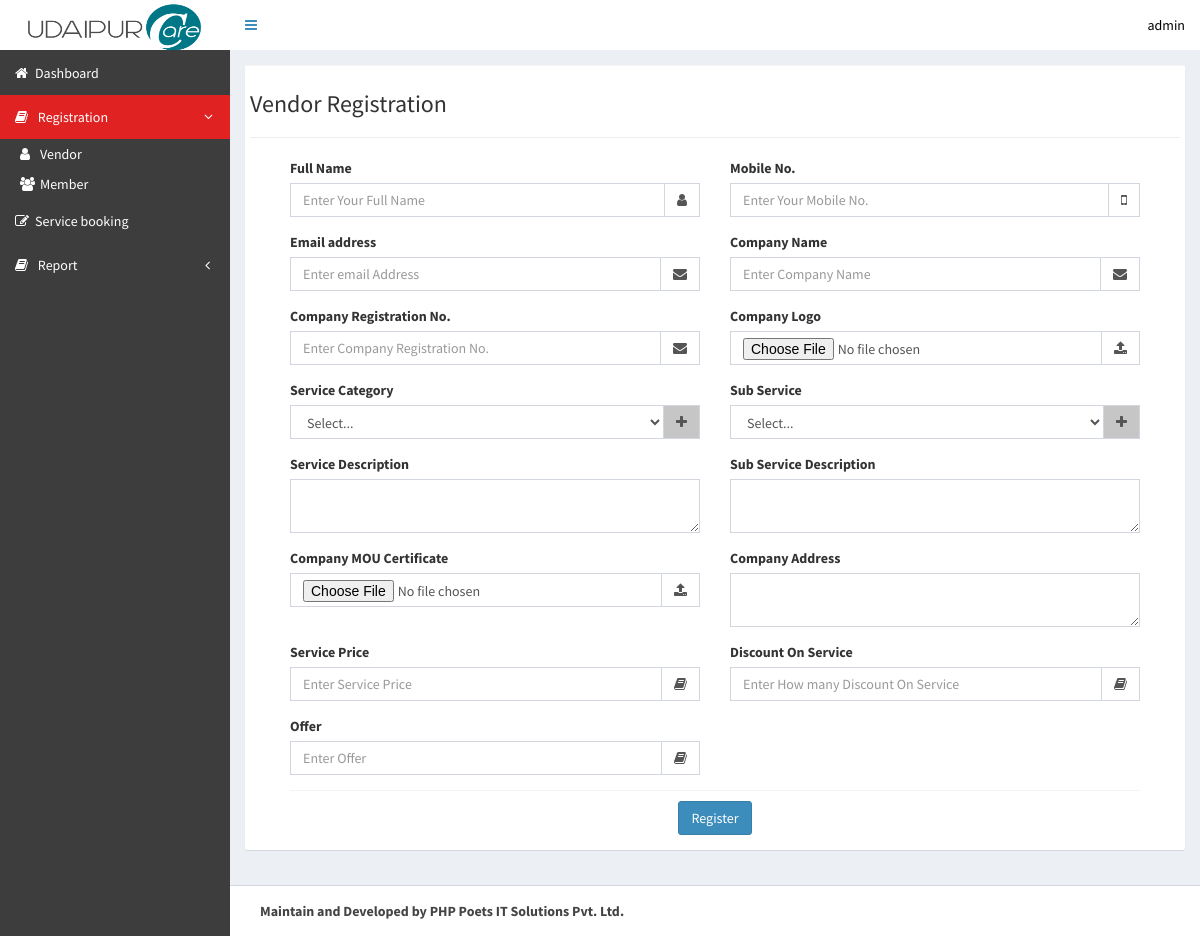
Screenshot of /app/vendor_registration.php (signed in) with the database file from the repository.
### tables this page shows
CREATE TABLE `modules` (
  `id` int(30) NOT NULL,
  `name` varchar(60) NOT NULL,
  `main_menu` text NOT NULL,
  `main_menu_icon` varchar(30) NOT NULL,
  `sub_menu` varchar(20) NOT NULL,
  `sub_menu_icon` varchar(30) NOT NULL,
  `page_name_url` text NOT NULL,
  `icon_class_name` varchar(30) NOT NULL
);

### app/vendor_registration.php (the view, shortened to what this page needs)
 <?php
include("header.php");
?>
 <section class="content">
      <div class="row">
        <div class="col-md-12">
         <div class="box box-primary">
            <div class="box-footer no-padding">
              <div class="mailbox-controls">
 				<h3>Vendor Registration </h3><hr>
           <form method="post"  id="contact-form" role="form" enctype="multipart/form-data">
         <div class="box-body" style="margin-left:40px;margin-right:40px;">
 		 <div class="row">
 		 <div class="col-md-6">
            <div class="form-group">
              <label for="exampleInputFullName">Full Name</label>
              <div class="input-group">
                <input type="text" name="full_name" class="form-control" id="exampleInputFullName" placeholder="Enter Your Full Name" required>
                <div class="input-group-addon">
                      <i class="fa fa-user"></i>
                  </div>
              </div>
            </div>
		</div>
		<div class="col-md-6">
            <div class="form-group">
              <label for="exampleInputmobile_no">Mobile No.</label>
              <div class="input-group">
                <input type="text" name="mobile_no" class="form-control allLetter checkMobile"  maxlength="10" minlength="10" placeholder="Enter Your Mobile No." required>
                <div class="input-group-addon">
                      <i class="fa fa-mobile"></i>
                  </div>
              </div>
            </div>
		</div>
		<div class="col-md-6">
            <div class="form-group">
              <label for="exampleInputEmail1">Email address</label>
              <div class="input-group">
                <input type="email" name="email_id" class="form-control" id="exampleInputEmail1" placeholder="Enter email Address" >
                <div class="input-group-addon">
                      <i class="fa fa-envelope"></i>
                  </div>
              </div>
            </div>
		</div>
		<div class="col-md-6">
				<div class="form-group">
                  <label for="exampleInputEmail1">Company Name</label>
                  <div class="input-group">
                  	<input type="text" name="company_name" class="form-control" id="exampleInputEmail1" placeholder="Enter Company Name" >
                    <div class="input-group-addon">
                          <i class="fa fa-envelope"></i>
                      </div>
                  </div>
                </div>
		</div>
		<div class="col-md-6">
				<div class="form-group">
                  <label for="exampleInputEmail1">Company Registration No.</label>
                  <div class="input-group">
                  	<input type="text" name="company_reg_no" class="form-control" id="exampleInputEmail1" placeholder="Enter Company Registration No." >
                    <div class="input-group-addon">
                          <i class="fa fa-envelope"></i>
                      </div>
                  </div>
                </div>
		</div>
		<div class="col-md-6">
			<div class="form-group">
                  <label for="exampleInputFile">Company Logo</label>
                  <div class="input-group">
                  	<input type="file" class="form-control" id="exampleInputFile" name="company_logo">
                    <div class="input-group-addon">
                          <i class="fa fa-upload"></i>
                      </div>
                  </div>
 		     </div>
		</div>
		<div class="col-md-6">
             <div class="form-group">
              <label for="exampleInputAnyMedicalTreatment">Service Category</label>
              <div class="input-group">
              	<select name="company_service" class="form-control suv_category">
                <option value="">Select...</option>
                </select>
                    <div class="input-group-addon" style="background-color:#c7c6c6; cursor:pointer" data-toggle="modal" data-target="#service_dailog">
                          <i class="fa fa-plus"></i>
                      </div>
                  </div>
             </div>
		</div>
		<div class="col-md-6">
             <div class="form-group">
              <label for="exampleInputAnyMedicalTreatment">Sub Service</label>
              <div class="input-group">
                     <select name="company_sub_service" class="form-control" id="suv_category_result">
                		<option value="">Select...</option>
                    </select>
                    <div class="input-group-addon" style="background-color:#c7c6c6; cursor:pointer" data-toggle="modal" data-target="#sub_service_dailog">
                          <i class="fa fa-plus"></i>
                      </div>
                  </div>
             </div>
		</div>
		<div class="col-md-6">
			<div class="form-group">
				 <label for="exampleInputDob">Service Description</label>
				 <textarea name="company_service_discription" class="form-control"></textarea>
			</div>
		</div>
		<div class="col-md-6">
			<div class="form-group">
				 <label for="exampleInputDob">Sub Service Description</label>
				 <textarea name="company_sub_service_discription" class="form-control"></textarea>
			</div>
		</div>
		<div class="col-md-6">
			<div class="form-group">
                  <label for="exampleInputFile">Company MOU Certificate</label>
                  <div class="input-group">
                  	<input type="file" class="form-control" id="exampleInputFile" name="company_mou_certificate">
                    <div class="input-group-addon">
                          <i class="fa fa-upload"></i>
                      </div>
                  </div>
 		     </div>
		</div>
		<div class="col-md-6">
			<div class="form-group">
				 <label for="exampleInputDob">Company Address</label>
				 <textarea name="company_address" class="form-control"></textarea>
			</div>
		</div>
		 <div class="col-md-6">
             <div class="form-group">
              <label for="exampleInputAnyMedicalTreatment">Service Price</label>
              <div class="input-group">
              		<input name="service_price" type="text" class="form-control" id="name" placeholder="Enter Service Price">
                    <div class="input-group-addon">
                          <i class="fa fa-book"></i>
                      </div>
                  </div>
             </div>
		</div>
		<div class="col-md-6">
             <div class="form-group">
              <label for="exampleInputAnyMedicalTreatment">Discount On Service</label>
              <div class="input-group">
              		<input name="discount" type="text" class="form-control" id="name" placeholder="Enter How many Discount On Service">
                    <div class="input-group-addon">
                          <i class="fa fa-book"></i>
                      </div>
                  </div>
             </div>
		</div>
		<div class="col-md-6">
             <div class="form-group">
              <label for="exampleInputAnyMedicalTreatment">Offer</label>
              <div class="input-group">
              		<input name="offer" type="text" class="form-control" id="name" placeholder="Enter Offer">
                    <div class="input-group-addon">
                          <i class="fa fa-book"></i>
                      </div>
                  </div>
             </div>
		</div>
		<div class="col-md-12" align="center">
             <div class="box-footer">
                  <input name="submit" type="submit" class="btn btn-primary" id="submit" value="Register" >
             </div>
		</div>
	</div>
</div>
</form>
              </div>
            </div>
          </div>
        </div>
      </div>
    </section>
 <?php
include("footer.php");
  ?>

### app/header.php (shortened to what this page needs)
<?php
  @$SESSION_USERTYPE=$_SESSION['SESSION_USERTYPE'];
  @$user_name=$_SESSION['SESSION_USERNAME'];
  if($SESSION_USERTYPE==1){
	  $dashboard='admin_dashboard.php';
  }
$user_type=$_SESSION['SESSION_USERTYPE'];
?>
<!DOCTYPE html>
<html>
<head>
  <link rel="stylesheet" href="../assest/bootstrap/css/bootstrap.min.css">
  <link rel="stylesheet" href="https://cdnjs.cloudflare.com/ajax/libs/font-awesome/4.5.0/css/font-awesome.min.css">
  <link rel="stylesheet" href="https://cdnjs.cloudflare.com/ajax/libs/ionicons/2.0.1/css/ionicons.min.css">
  <link rel="stylesheet" href="../assest/dist/css/AdminLTE.min.css">
  <link rel="stylesheet" href="../assest/dist/css/skins/_all-skins.min.css">
  <link rel="stylesheet" href="../assest/plugins/datatables/dataTables.bootstrap.css">
   <link rel="stylesheet" href="../assest/plugins/datepicker/datepicker3.css">
	<link rel="stylesheet" href="../assest/plugins/timepicker/bootstrap-timepicker.min.css">
</head>
<body class="hold-transition skin-blue sidebar-mini">
<div class="wrapper" >
  <header class="main-header" style="background-color:#FFF !important">
    <a href="<?php echo $dashboard; ?>" class="logo">
       <img src="../images/logos.png" width="180px;" height="49px"    alt="logo">
    </a>
    <nav class="navbar navbar-static-top">
      <a href="#" class="sidebar-toggle" data-toggle="offcanvas" role="button">
      </a>
       <div class="navbar-custom-menu">
        <ul class="nav navbar-nav">
          <li class="dropdown user user-menu">
            <a href="#" class="dropdown-toggle" data-toggle="dropdown" style="color:#000 !important">
               <span class="hidden-xs"><?php echo $user_name; ?></span>
            </a>
          </li>
         </ul>
      </div>
    </nav>
  </header>
  <aside class="main-sidebar" style="background-color:#3d3d3d !important; color:fff; margin-top:1px" >
    <section class="sidebar">
       <ul class="sidebar-menu">
       <?php  $page_name_from_url=basename($_SERVER['PHP_SELF']);
							$user_type=$user_type;
			$selecto7=mysql_query("select * from `user_management` where `user_type`='$user_type'");
			while($reco7=mysql_fetch_array($selecto7))
			   {
				   $mng_mdul_id[]=$reco7['module_id'];
			   }
				 $sel_module2=mysql_query("select `main_menu` from `modules` where `page_name_url`='".$page_name_from_url."'");
				$arr_module2=mysql_fetch_array($sel_module2);
				 $main_menu_active=$arr_module2['main_menu'];
					$selecto3=mysql_query("select * FROM `modules` ORDER BY id");
                      while($data=mysql_fetch_array($selecto3))
					  {
                      $main_menu_arr[]='';
                     if(in_array($data['id'],$mng_mdul_id))
					 {
                        if(empty($data['main_menu']) && empty($data['sub_menu']))
                        {
                             ?>
                            <li class="<?php if($page_name_from_url==$data['page_name_url']){ echo 'active_color'; } ?>">
  <a href="<?php echo $data['page_name_url']; ?>"><i class="<?php echo $data['icon_class_name']; ?>"></i><?php echo $data['name']; if($page_name_from_url==$data['page_name_url']){ echo '<span class="selected"></span>'; } ?></a>
                            </li>
                            <?php
                        }
                        if(!empty($data['main_menu']) && empty($data['sub_menu']))
                        {
                            if(in_array($data['main_menu'], $main_menu_arr))
                            {
                            }
                            else
                            {
                                $main_menu_arr[]=$data['main_menu'];
                                  ?>
                                <li class="treeview <?php if($main_menu_active==$data['main_menu']){ echo 'active'; } ?>">
                                    <a href="javascript:;"<?php if($main_menu_active==$data['main_menu']){ echo 'class="active_color"'; } ?> >
                                    <i class="<?php echo $data['main_menu_icon']; ?>"></i>
                                    <?php echo $data['main_menu']; ?>
                                    <span class="pull-right-container">
                                      <i class="fa fa-angle-left pull-right"></i>
                                    </span>
                                     </a>
                                    <ul  class="treeview-menu">
                                    <?php
									$selecto4=mysql_query("select * FROM `modules` where `main_menu`='".$data['main_menu']."'");
									while($data_value=mysql_fetch_array($selecto4))
									{
										if(in_array($data_value['id'],$mng_mdul_id))
										{
                                         ?>
											<li class="<?php if($page_name_from_url==$data_value['page_name_url']){ echo 'active'; } ?>">
												<a href="<?php echo $data_value['page_name_url']; ?>"> <i class="<?php echo $data_value['icon_class_name']; ?>"></i><?php echo $data_value['name']; ?></a>
											</li>
										<?php
										}
                                    }
                                    ?>
                                    </ul>
                                </li>
                                <?php
                            }
                        }
					 }
					  }
					  ?>
       </ul>
    </section>
  </aside>
  <div class="content-wrapper">

### app/header.php (style rules this page uses)
.active_color { background-color:#e02222 !important; color:#FFF !important; }
.sidebar-menu >li > a { color:#FFF !important; }
.sidebar-menu >li >ul >li > a { color:#FFF !important; }

### rows the page displays
modules: name "Dashboard"
modules: main_menu "Registration", name "Vendor"
modules: name "Member"
modules: name "Service booking"
modules: main_menu "Report"

### other values shown
$user_name "admin"
